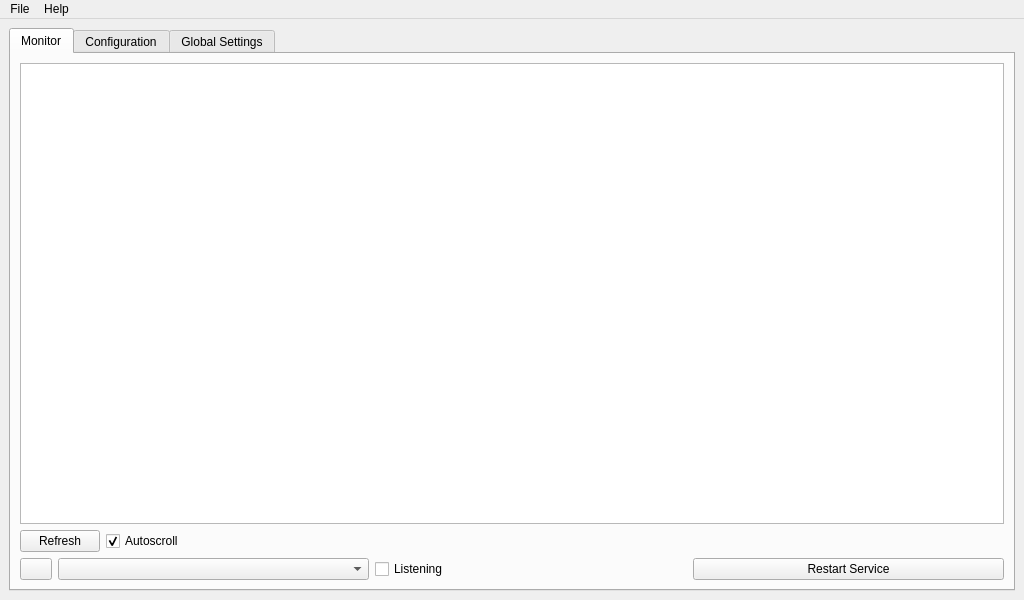
<?xml version="1.0" encoding="UTF-8"?>
<ui version="4.0">
 <class>VokeyManager</class>
 <widget class="QMainWindow" name="VokeyManager">
  <property name="geometry">
   <rect>
    <x>0</x>
    <y>0</y>
    <width>1024</width>
    <height>600</height>
   </rect>
  </property>
  <property name="windowTitle">
   <string>Vokey Manager</string>
  </property>
  <property name="windowIcon">
   <iconset theme="vokey">
    <normaloff>.</normaloff>.</iconset>
  </property>
  <property name="tabShape">
   <enum>QTabWidget::Rounded</enum>
  </property>
  <widget class="QWidget" name="centralwidget">
   <property name="sizePolicy">
    <sizepolicy hsizetype="Preferred" vsizetype="Preferred">
     <horstretch>0</horstretch>
     <verstretch>0</verstretch>
    </sizepolicy>
   </property>
   <layout class="QVBoxLayout" name="verticalLayout_3">
    <item>
     <widget class="QTabWidget" name="tabWidget">
      <property name="currentIndex">
       <number>0</number>
      </property>
      <widget class="QWidget" name="tab_monitor">
       <property name="toolTip">
        <string/>
       </property>
       <attribute name="title">
        <string>Monitor</string>
       </attribute>
       <layout class="QVBoxLayout" name="verticalLayout">
        <item>
         <widget class="QTextBrowser" name="textBrowser_monitor">
          <property name="font">
           <font>
            <family>Monospace</family>
           </font>
          </property>
          <property name="toolTip">
           <string>&lt;html&gt;&lt;head/&gt;&lt;body&gt;&lt;p&gt;Vokey Event Log&lt;/p&gt;&lt;/body&gt;&lt;/html&gt;</string>
          </property>
          <property name="lineWrapMode">
           <enum>QTextEdit::NoWrap</enum>
          </property>
         </widget>
        </item>
        <item>
         <layout class="QHBoxLayout" name="horizontalLayout_5">
          <property name="topMargin">
           <number>0</number>
          </property>
          <item>
           <widget class="QPushButton" name="pushButton_monitor_refresh">
            <property name="toolTip">
             <string>&lt;html&gt;&lt;head/&gt;&lt;body&gt;&lt;p&gt;Manually refresh monitor GUI&lt;/p&gt;&lt;/body&gt;&lt;/html&gt;</string>
            </property>
            <property name="text">
             <string>Refresh</string>
            </property>
            <property name="icon">
             <iconset theme="refreshstructure">
              <normaloff>.</normaloff>.</iconset>
            </property>
           </widget>
          </item>
          <item>
           <widget class="QCheckBox" name="checkBox_monitor_autoscroll">
            <property name="toolTip">
             <string>&lt;html&gt;&lt;head/&gt;&lt;body&gt;&lt;p&gt;Automatic scrolling of the log&lt;/p&gt;&lt;/body&gt;&lt;/html&gt;</string>
            </property>
            <property name="text">
             <string>Autoscroll</string>
            </property>
            <property name="checked">
             <bool>true</bool>
            </property>
           </widget>
          </item>
          <item>
           <spacer name="horizontalSpacer">
            <property name="orientation">
             <enum>Qt::Horizontal</enum>
            </property>
            <property name="sizeHint" stdset="0">
             <size>
              <width>40</width>
              <height>20</height>
             </size>
            </property>
           </spacer>
          </item>
         </layout>
        </item>
        <item>
         <layout class="QHBoxLayout" name="horizontalLayout">
          <item>
           <widget class="QPushButton" name="pushButton_monitor_profile_refresh">
            <property name="maximumSize">
             <size>
              <width>32</width>
              <height>32</height>
             </size>
            </property>
            <property name="toolTip">
             <string>&lt;html&gt;&lt;head/&gt;&lt;body&gt;&lt;p&gt;Refresh profile list&lt;/p&gt;&lt;/body&gt;&lt;/html&gt;</string>
            </property>
            <property name="text">
             <string/>
            </property>
            <property name="icon">
             <iconset theme="refreshstructure">
              <normaloff>.</normaloff>.</iconset>
            </property>
           </widget>
          </item>
          <item>
           <widget class="QComboBox" name="comboBox_monitor_profile">
            <property name="toolTip">
             <string>&lt;html&gt;&lt;head/&gt;&lt;body&gt;&lt;p&gt;Selected active profile&lt;/p&gt;&lt;/body&gt;&lt;/html&gt;</string>
            </property>
           </widget>
          </item>
          <item>
           <widget class="QCheckBox" name="checkBox_listening">
            <property name="sizePolicy">
             <sizepolicy hsizetype="Minimum" vsizetype="Fixed">
              <horstretch>0</horstretch>
              <verstretch>0</verstretch>
             </sizepolicy>
            </property>
            <property name="toolTip">
             <string>&lt;html&gt;&lt;head/&gt;&lt;body&gt;&lt;p&gt;Should Vokey be reacting to your voice?&lt;/p&gt;&lt;/body&gt;&lt;/html&gt;</string>
            </property>
            <property name="text">
             <string>Listening</string>
            </property>
           </widget>
          </item>
          <item>
           <widget class="QPushButton" name="pushButton_restart">
            <property name="toolTip">
             <string>&lt;html&gt;&lt;head/&gt;&lt;body&gt;&lt;p&gt;Restart or reload vokey_service&lt;/p&gt;&lt;/body&gt;&lt;/html&gt;</string>
            </property>
            <property name="text">
             <string>Restart Service</string>
            </property>
            <property name="icon">
             <iconset theme="refreshstructure">
              <normaloff>.</normaloff>.</iconset>
            </property>
            <property name="iconSize">
             <size>
              <width>16</width>
              <height>16</height>
             </size>
            </property>
           </widget>
          </item>
         </layout>
        </item>
       </layout>
      </widget>
      <widget class="QWidget" name="tab_config">
       <attribute name="title">
        <string>Configuration</string>
       </attribute>
       <layout class="QVBoxLayout" name="verticalLayout_4">
        <item>
         <layout class="QHBoxLayout" name="horizontalLayout_6">
          <property name="topMargin">
           <number>0</number>
          </property>
          <item>
           <widget class="QPushButton" name="pushButton_config_profile_refresh">
            <property name="maximumSize">
             <size>
              <width>32</width>
              <height>32</height>
             </size>
            </property>
            <property name="toolTip">
             <string>&lt;html&gt;&lt;head/&gt;&lt;body&gt;&lt;p&gt;Refresh profile list&lt;/p&gt;&lt;/body&gt;&lt;/html&gt;</string>
            </property>
            <property name="text">
             <string/>
            </property>
            <property name="icon">
             <iconset theme="refreshstructure">
              <normaloff>.</normaloff>.</iconset>
            </property>
           </widget>
          </item>
          <item>
           <widget class="QComboBox" name="comboBox_config_profile">
            <property name="toolTip">
             <string>&lt;html&gt;&lt;head/&gt;&lt;body&gt;&lt;p&gt;Selected profile for editing&lt;/p&gt;&lt;/body&gt;&lt;/html&gt;</string>
            </property>
           </widget>
          </item>
          <item>
           <widget class="QPushButton" name="pushButton_add_profile">
            <property name="maximumSize">
             <size>
              <width>32</width>
              <height>32</height>
             </size>
            </property>
            <property name="toolTip">
             <string>&lt;html&gt;&lt;head/&gt;&lt;body&gt;&lt;p&gt;Add new profile&lt;/p&gt;&lt;/body&gt;&lt;/html&gt;</string>
            </property>
            <property name="text">
             <string/>
            </property>
            <property name="icon">
             <iconset theme="list-add">
              <normaloff>.</normaloff>.</iconset>
            </property>
           </widget>
          </item>
          <item>
           <widget class="QPushButton" name="pushButton_remove_profile">
            <property name="maximumSize">
             <size>
              <width>32</width>
              <height>32</height>
             </size>
            </property>
            <property name="toolTip">
             <string>&lt;html&gt;&lt;head/&gt;&lt;body&gt;&lt;p&gt;Remove selected profile&lt;/p&gt;&lt;/body&gt;&lt;/html&gt;</string>
            </property>
            <property name="text">
             <string/>
            </property>
            <property name="icon">
             <iconset theme="list-remove">
              <normaloff>.</normaloff>.</iconset>
            </property>
           </widget>
          </item>
         </layout>
        </item>
        <item>
         <layout class="QHBoxLayout" name="horizontalLayout_2">
          <item>
           <layout class="QVBoxLayout" name="verticalLayout_5">
            <property name="sizeConstraint">
             <enum>QLayout::SetDefaultConstraint</enum>
            </property>
            <property name="topMargin">
             <number>0</number>
            </property>
            <item>
             <widget class="QListWidget" name="listWidget_event">
              <property name="toolTip">
               <string>&lt;html&gt;&lt;head/&gt;&lt;body&gt;&lt;p&gt;List of events of this profile&lt;/p&gt;&lt;/body&gt;&lt;/html&gt;</string>
              </property>
              <property name="sortingEnabled">
               <bool>true</bool>
              </property>
             </widget>
            </item>
            <item>
             <layout class="QHBoxLayout" name="horizontalLayout_3">
              <property name="topMargin">
               <number>0</number>
              </property>
              <item>
               <spacer name="horizontalSpacer_2">
                <property name="orientation">
                 <enum>Qt::Horizontal</enum>
                </property>
                <property name="sizeHint" stdset="0">
                 <size>
                  <width>40</width>
                  <height>20</height>
                 </size>
                </property>
               </spacer>
              </item>
              <item>
               <widget class="QPushButton" name="pushButton_add_event">
                <property name="maximumSize">
                 <size>
                  <width>32</width>
                  <height>32</height>
                 </size>
                </property>
                <property name="toolTip">
                 <string>&lt;html&gt;&lt;head/&gt;&lt;body&gt;&lt;p&gt;Add Event&lt;/p&gt;&lt;/body&gt;&lt;/html&gt;</string>
                </property>
                <property name="text">
                 <string/>
                </property>
                <property name="icon">
                 <iconset theme="list-add">
                  <normaloff>.</normaloff>.</iconset>
                </property>
                <property name="iconSize">
                 <size>
                  <width>16</width>
                  <height>16</height>
                 </size>
                </property>
                <property name="default">
                 <bool>false</bool>
                </property>
                <property name="flat">
                 <bool>false</bool>
                </property>
               </widget>
              </item>
              <item>
               <widget class="QPushButton" name="pushButton_remove_event">
                <property name="maximumSize">
                 <size>
                  <width>32</width>
                  <height>32</height>
                 </size>
                </property>
                <property name="toolTip">
                 <string>&lt;html&gt;&lt;head/&gt;&lt;body&gt;&lt;p&gt;Remove Selected Event&lt;/p&gt;&lt;/body&gt;&lt;/html&gt;</string>
                </property>
                <property name="text">
                 <string/>
                </property>
                <property name="icon">
                 <iconset theme="list-remove">
                  <normaloff>.</normaloff>.</iconset>
                </property>
               </widget>
              </item>
             </layout>
            </item>
           </layout>
          </item>
          <item>
           <widget class="QScrollArea" name="scrollArea_2">
            <property name="widgetResizable">
             <bool>true</bool>
            </property>
            <widget class="QWidget" name="scrollAreaWidgetContents_2">
             <property name="geometry">
              <rect>
               <x>0</x>
               <y>0</y>
               <width>370</width>
               <height>425</height>
              </rect>
             </property>
             <layout class="QFormLayout" name="formLayout_3">
              <item row="0" column="0">
               <widget class="QLabel" name="label_2">
                <property name="text">
                 <string>Title</string>
                </property>
               </widget>
              </item>
              <item row="0" column="1">
               <widget class="QLineEdit" name="lineEdit_event_title">
                <property name="toolTip">
                 <string>&lt;html&gt;&lt;head/&gt;&lt;body&gt;&lt;p&gt;Title of this event&lt;/p&gt;&lt;/body&gt;&lt;/html&gt;</string>
                </property>
               </widget>
              </item>
              <item row="1" column="0">
               <widget class="QLabel" name="label_3">
                <property name="text">
                 <string>Description</string>
                </property>
               </widget>
              </item>
              <item row="1" column="1">
               <widget class="QLineEdit" name="lineEdit_event_description">
                <property name="toolTip">
                 <string>&lt;html&gt;&lt;head/&gt;&lt;body&gt;&lt;p&gt;Description of this event&lt;/p&gt;&lt;/body&gt;&lt;/html&gt;</string>
                </property>
               </widget>
              </item>
              <item row="2" column="0">
               <widget class="QLabel" name="label_4">
                <property name="text">
                 <string>Commands
(line-seperated)</string>
                </property>
               </widget>
              </item>
              <item row="2" column="1">
               <widget class="QPlainTextEdit" name="plainTextEdit_commands">
                <property name="toolTip">
                 <string>&lt;html&gt;&lt;head/&gt;&lt;body&gt;&lt;p&gt;Voice commands that can trigger this event&lt;/p&gt;&lt;p&gt;(one command per line)&lt;/p&gt;&lt;/body&gt;&lt;/html&gt;</string>
                </property>
               </widget>
              </item>
              <item row="3" column="0">
               <widget class="QLabel" name="label_5">
                <property name="text">
                 <string>Actions</string>
                </property>
               </widget>
              </item>
              <item row="4" column="1">
               <layout class="QHBoxLayout" name="horizontalLayout_4">
                <property name="topMargin">
                 <number>0</number>
                </property>
                <property name="rightMargin">
                 <number>0</number>
                </property>
                <item>
                 <spacer name="horizontalSpacer_3">
                  <property name="orientation">
                   <enum>Qt::Horizontal</enum>
                  </property>
                  <property name="sizeHint" stdset="0">
                   <size>
                    <width>40</width>
                    <height>20</height>
                   </size>
                  </property>
                 </spacer>
                </item>
                <item>
                 <widget class="QPushButton" name="pushButton_add_action">
                  <property name="maximumSize">
                   <size>
                    <width>32</width>
                    <height>32</height>
                   </size>
                  </property>
                  <property name="toolTip">
                   <string>&lt;html&gt;&lt;head/&gt;&lt;body&gt;&lt;p&gt;Add Action&lt;/p&gt;&lt;/body&gt;&lt;/html&gt;</string>
                  </property>
                  <property name="text">
                   <string/>
                  </property>
                  <property name="icon">
                   <iconset theme="list-add">
                    <normaloff>.</normaloff>.</iconset>
                  </property>
                  <property name="iconSize">
                   <size>
                    <width>16</width>
                    <height>16</height>
                   </size>
                  </property>
                  <property name="default">
                   <bool>false</bool>
                  </property>
                  <property name="flat">
                   <bool>false</bool>
                  </property>
                 </widget>
                </item>
                <item>
                 <widget class="QPushButton" name="pushButton_remove_action">
                  <property name="maximumSize">
                   <size>
                    <width>32</width>
                    <height>32</height>
                   </size>
                  </property>
                  <property name="toolTip">
                   <string>&lt;html&gt;&lt;head/&gt;&lt;body&gt;&lt;p&gt;Remove Selected Action&lt;/p&gt;&lt;/body&gt;&lt;/html&gt;</string>
                  </property>
                  <property name="text">
                   <string/>
                  </property>
                  <property name="icon">
                   <iconset theme="list-remove">
                    <normaloff>.</normaloff>.</iconset>
                  </property>
                 </widget>
                </item>
               </layout>
              </item>
              <item row="3" column="1">
               <widget class="QListWidget" name="listWidget_action">
                <property name="toolTip">
                 <string>&lt;html&gt;&lt;head/&gt;&lt;body&gt;&lt;p&gt;List of actions of this event&lt;/p&gt;&lt;/body&gt;&lt;/html&gt;</string>
                </property>
               </widget>
              </item>
             </layout>
            </widget>
           </widget>
          </item>
          <item>
           <widget class="QScrollArea" name="scrollArea_3">
            <property name="widgetResizable">
             <bool>true</bool>
            </property>
            <widget class="QWidget" name="scrollAreaWidgetContents_3">
             <property name="geometry">
              <rect>
               <x>0</x>
               <y>0</y>
               <width>298</width>
               <height>425</height>
              </rect>
             </property>
             <layout class="QFormLayout" name="formLayout">
              <item row="1" column="0">
               <widget class="QLabel" name="label_6">
                <property name="text">
                 <string>Action Type</string>
                </property>
               </widget>
              </item>
              <item row="1" column="1">
               <widget class="QComboBox" name="comboBox_action_type">
                <property name="sizePolicy">
                 <sizepolicy hsizetype="Preferred" vsizetype="Fixed">
                  <horstretch>0</horstretch>
                  <verstretch>0</verstretch>
                 </sizepolicy>
                </property>
                <property name="toolTip">
                 <string>&lt;html&gt;&lt;head/&gt;&lt;body&gt;&lt;p&gt;Type of the selected action&lt;/p&gt;&lt;/body&gt;&lt;/html&gt;</string>
                </property>
                <property name="currentText">
                 <string>execute</string>
                </property>
                <item>
                 <property name="text">
                  <string>execute</string>
                 </property>
                </item>
                <item>
                 <property name="text">
                  <string>print</string>
                 </property>
                </item>
                <item>
                 <property name="text">
                  <string>bell</string>
                 </property>
                </item>
                <item>
                 <property name="text">
                  <string>play_audio</string>
                 </property>
                </item>
                <item>
                 <property name="text">
                  <string>speak</string>
                 </property>
                </item>
               </widget>
              </item>
              <item row="2" column="0">
               <widget class="QLabel" name="label_action_parameter">
                <property name="text">
                 <string>Parameter</string>
                </property>
               </widget>
              </item>
              <item row="2" column="1">
               <widget class="QLineEdit" name="lineEdit_action_parameter">
                <property name="toolTip">
                 <string>&lt;html&gt;&lt;head/&gt;&lt;body&gt;&lt;p&gt;Type-specific parameters of the selected action&lt;/p&gt;&lt;/body&gt;&lt;/html&gt;</string>
                </property>
               </widget>
              </item>
              <item row="0" column="1">
               <widget class="QLineEdit" name="lineEdit_action_title">
                <property name="toolTip">
                 <string>&lt;html&gt;&lt;head/&gt;&lt;body&gt;&lt;p&gt;Title of this action&lt;/p&gt;&lt;/body&gt;&lt;/html&gt;</string>
                </property>
               </widget>
              </item>
              <item row="0" column="0">
               <widget class="QLabel" name="label_7">
                <property name="text">
                 <string>Title</string>
                </property>
               </widget>
              </item>
             </layout>
            </widget>
           </widget>
          </item>
         </layout>
        </item>
        <item>
         <widget class="QDialogButtonBox" name="buttonBox_config">
          <property name="standardButtons">
           <set>QDialogButtonBox::Discard|QDialogButtonBox::Save</set>
          </property>
         </widget>
        </item>
       </layout>
      </widget>
      <widget class="QWidget" name="tab_settings">
       <attribute name="title">
        <string>Global Settings</string>
       </attribute>
       <layout class="QVBoxLayout" name="verticalLayout_2">
        <item>
         <widget class="QScrollArea" name="scrollArea">
          <property name="widgetResizable">
           <bool>true</bool>
          </property>
          <widget class="QWidget" name="scrollAreaWidgetContents">
           <property name="geometry">
            <rect>
             <x>0</x>
             <y>0</y>
             <width>510</width>
             <height>100</height>
            </rect>
           </property>
           <layout class="QFormLayout" name="formLayout_2">
            <item row="0" column="0">
             <widget class="QLabel" name="label">
              <property name="text">
               <string>Default Profile</string>
              </property>
             </widget>
            </item>
            <item row="0" column="1">
             <widget class="QLineEdit" name="lineEdit_default_profile">
              <property name="toolTip">
               <string>&lt;html&gt;&lt;head/&gt;&lt;body&gt;&lt;p&gt;Profile that will be automatically loaded when the Vokey service starts&lt;/p&gt;&lt;/body&gt;&lt;/html&gt;</string>
              </property>
             </widget>
            </item>
            <item row="1" column="1">
             <widget class="QCheckBox" name="checkBox_global_listening">
              <property name="text">
               <string>Listening on startup</string>
              </property>
             </widget>
            </item>
            <item row="2" column="1">
             <widget class="QCheckBox" name="checkBox_pa_flush">
              <property name="toolTip">
               <string>&lt;html&gt;&lt;head/&gt;&lt;body&gt;&lt;p&gt;Flush the pulseaudio input buffer between recordings.&lt;/p&gt;&lt;p&gt;This is &lt;span style=&quot; font-weight:600;&quot;&gt;not recommended&lt;/span&gt; as it will put gaps in the voice recognition, thus making Vokey miss some commands.&lt;/p&gt;&lt;p&gt;However, it could help in case the voice recognition can't keep up with the audio being recorded.&lt;/p&gt;&lt;/body&gt;&lt;/html&gt;</string>
              </property>
              <property name="text">
               <string>Flush input buffer between recordings (NOT RECOMMENDED)</string>
              </property>
             </widget>
            </item>
           </layout>
          </widget>
         </widget>
        </item>
        <item>
         <widget class="QDialogButtonBox" name="buttonBox_global">
          <property name="standardButtons">
           <set>QDialogButtonBox::Discard|QDialogButtonBox::RestoreDefaults|QDialogButtonBox::Save</set>
          </property>
         </widget>
        </item>
       </layout>
      </widget>
     </widget>
    </item>
   </layout>
  </widget>
  <widget class="QMenuBar" name="menubar">
   <property name="geometry">
    <rect>
     <x>0</x>
     <y>0</y>
     <width>1024</width>
     <height>30</height>
    </rect>
   </property>
   <widget class="QMenu" name="menuabout">
    <property name="title">
     <string>Help</string>
    </property>
    <addaction name="actionAbout"/>
   </widget>
   <widget class="QMenu" name="menuFile">
    <property name="title">
     <string>File</string>
    </property>
    <addaction name="actionKill_vokey_service"/>
    <addaction name="actionQuit"/>
   </widget>
   <addaction name="menuFile"/>
   <addaction name="menuabout"/>
  </widget>
  <action name="actionAbout">
   <property name="icon">
    <iconset theme="help-about">
     <normaloff>.</normaloff>.</iconset>
   </property>
   <property name="text">
    <string>About</string>
   </property>
  </action>
  <action name="actionQuit">
   <property name="icon">
    <iconset theme="application-exit">
     <normaloff>.</normaloff>.</iconset>
   </property>
   <property name="text">
    <string>Quit</string>
   </property>
  </action>
  <action name="actionKill_vokey_service">
   <property name="icon">
    <iconset theme="process-stop">
     <normaloff>.</normaloff>.</iconset>
   </property>
   <property name="text">
    <string>Kill vokey_service</string>
   </property>
  </action>
 </widget>
 <resources/>
 <connections/>
</ui>
